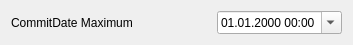
<?xml version="1.0" encoding="UTF-8"?>
<ui version="4.0">
 <class>CommitDateMaxFilter</class>
 <widget class="QWidget" name="CommitDateMaxFilter">
  <property name="geometry">
   <rect>
    <x>0</x>
    <y>0</y>
    <width>353</width>
    <height>45</height>
   </rect>
  </property>
  <property name="windowTitle">
   <string>Form</string>
  </property>
  <layout class="QVBoxLayout" name="verticalLayout">
   <item>
    <layout class="QHBoxLayout" name="horizontalLayout">
     <item>
      <widget class="QLabel" name="label">
       <property name="enabled">
        <bool>true</bool>
       </property>
       <property name="minimumSize">
        <size>
         <width>200</width>
         <height>0</height>
        </size>
       </property>
       <property name="text">
        <string>CommitDate Maximum</string>
       </property>
      </widget>
     </item>
     <item>
      <widget class="QDateTimeEdit" name="uiCommitDateMax">
       <property name="buttonSymbols">
        <enum>QAbstractSpinBox::UpDownArrows</enum>
       </property>
       <property name="displayFormat">
        <string>dd.MM.yyyy HH:mm</string>
       </property>
       <property name="calendarPopup">
        <bool>true</bool>
       </property>
       <property name="timeSpec">
        <enum>Qt::UTC</enum>
       </property>
      </widget>
     </item>
    </layout>
   </item>
  </layout>
 </widget>
 <resources/>
 <connections/>
</ui>
